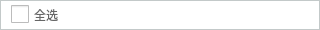
<?xml version="1.0" encoding="UTF-8"?>
<ui version="4.0">
 <class>VRMapAddDlgTitleWidget</class>
 <widget class="QWidget" name="VRMapAddDlgTitleWidget">
  <property name="geometry">
   <rect>
    <x>0</x>
    <y>0</y>
    <width>320</width>
    <height>30</height>
   </rect>
  </property>
  <property name="windowTitle">
   <string>VRMapAddDlgTitleWidget</string>
  </property>
  <property name="styleSheet">
   <string notr="true">QLabel,
QCheckBox{
font-size:12px;
font-family:&quot;微软雅黑&quot;;
color:rgba(102,102,102,1);
}
#widget{
background:#ffffff;
border:1px solid #C3C9C9;
border-radius:0px;
}
#checkBox{
spacing:5px;
}
#checkBox::indicator{
  width: 18px;
  height:18px;
}
#checkBox::indicator:checked {
  image:url(:/image/image/addCheckboxb.png);
}
#checkBox::indicator:unchecked {
  image:url(:/image/image/addCheckbox.png);
}</string>
  </property>
  <layout class="QHBoxLayout" name="horizontalLayout">
   <property name="spacing">
    <number>0</number>
   </property>
   <property name="leftMargin">
    <number>0</number>
   </property>
   <property name="topMargin">
    <number>0</number>
   </property>
   <property name="rightMargin">
    <number>0</number>
   </property>
   <property name="bottomMargin">
    <number>0</number>
   </property>
   <item>
    <widget class="QWidget" name="widget" native="true">
     <layout class="QHBoxLayout" name="horizontalLayout_2">
      <property name="topMargin">
       <number>0</number>
      </property>
      <property name="bottomMargin">
       <number>0</number>
      </property>
      <item>
       <widget class="QCheckBox" name="checkBox">
        <property name="text">
         <string>全选</string>
        </property>
       </widget>
      </item>
      <item>
       <widget class="QLabel" name="label">
        <property name="text">
         <string/>
        </property>
       </widget>
      </item>
      <item>
       <widget class="QLabel" name="label_2">
        <property name="text">
         <string/>
        </property>
       </widget>
      </item>
     </layout>
    </widget>
   </item>
  </layout>
 </widget>
 <layoutdefault spacing="6" margin="11"/>
 <resources/>
 <connections/>
</ui>
